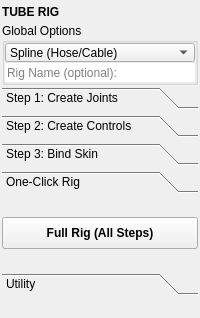
<?xml version="1.0" encoding="UTF-8"?>
<ui version="4.0">
 <class>QtUi</class>
 <widget class="QMainWindow" name="QtUi">
  <property name="geometry">
   <rect>
    <x>0</x>
    <y>0</y>
    <width>200</width>
    <height>316</height>
   </rect>
  </property>
  <property name="tabShape">
   <enum>QTabWidget::Triangular</enum>
  </property>
  <property name="dockNestingEnabled">
   <bool>true</bool>
  </property>
  <property name="dockOptions">
   <set>QMainWindow::AllowNestedDocks|QMainWindow::AllowTabbedDocks|QMainWindow::AnimatedDocks|QMainWindow::ForceTabbedDocks</set>
  </property>
  <widget class="QWidget" name="central_widget">
   <property name="minimumSize">
    <size>
     <width>200</width>
     <height>0</height>
    </size>
   </property>
   <layout class="QVBoxLayout" name="verticalLayout_main">
    <property name="spacing">
     <number>2</number>
    </property>
    <property name="leftMargin">
     <number>2</number>
    </property>
    <property name="topMargin">
     <number>2</number>
    </property>
    <property name="rightMargin">
     <number>2</number>
    </property>
    <property name="bottomMargin">
     <number>2</number>
    </property>
    <item>
     <widget class="Header" name="header">
      <property name="minimumSize">
       <size>
        <width>0</width>
        <height>19</height>
       </size>
      </property>
      <property name="maximumSize">
       <size>
        <width>16777215</width>
        <height>19</height>
       </size>
      </property>
      <property name="font">
       <font>
        <weight>75</weight>
        <bold>true</bold>
       </font>
      </property>
      <property name="text">
       <string>TUBE RIG</string>
      </property>
     </widget>
    </item>
    <item>
     <widget class="QGroupBox" name="groupBox_global">
      <property name="title">
       <string>Global Options</string>
      </property>
      <layout class="QVBoxLayout" name="vLayout_global">
       <property name="spacing">
        <number>1</number>
       </property>
       <property name="leftMargin">
        <number>0</number>
       </property>
       <property name="topMargin">
        <number>0</number>
       </property>
       <property name="rightMargin">
        <number>0</number>
       </property>
       <property name="bottomMargin">
        <number>0</number>
       </property>
       <item>
        <widget class="ComboBox" name="cmb_preset">
         <property name="minimumSize">
          <size>
           <width>0</width>
           <height>19</height>
          </size>
         </property>
         <property name="maximumSize">
          <size>
           <width>16777215</width>
           <height>19</height>
          </size>
         </property>
         <item>
          <property name="text">
           <string>Spline (Hose/Cable)</string>
          </property>
         </item>
         <item>
          <property name="text">
           <string>Anchor (Piston)</string>
          </property>
         </item>
        </widget>
       </item>
       <item>
        <widget class="LineEdit" name="txt000">
         <property name="minimumSize">
          <size>
           <width>0</width>
           <height>19</height>
          </size>
         </property>
         <property name="maximumSize">
          <size>
           <width>16777215</width>
           <height>19</height>
          </size>
         </property>
         <property name="frame">
          <bool>false</bool>
         </property>
         <property name="placeholderText">
          <string>Rig Name (optional):</string>
         </property>
        </widget>
       </item>
      </layout>
     </widget>
    </item>
    <item>
     <widget class="QToolBox" name="toolbox_steps">
      <property name="currentIndex">
       <number>3</number>
      </property>
      <property name="tabSpacing">
       <number>6</number>
      </property>
      <widget class="QWidget" name="page_joints">
       <property name="geometry">
        <rect>
         <x>0</x>
         <y>0</y>
         <width>185</width>
         <height>112</height>
        </rect>
       </property>
       <attribute name="label">
        <string>Step 1: Create Joints</string>
       </attribute>
       <layout class="QVBoxLayout" name="vLayout_joints">
        <property name="spacing">
         <number>1</number>
        </property>
        <property name="leftMargin">
         <number>0</number>
        </property>
        <property name="topMargin">
         <number>0</number>
        </property>
        <property name="rightMargin">
         <number>0</number>
        </property>
        <property name="bottomMargin">
         <number>0</number>
        </property>
        <item>
         <widget class="SpinBox" name="s000">
          <property name="minimumSize">
           <size>
            <width>0</width>
            <height>19</height>
           </size>
          </property>
          <property name="maximumSize">
           <size>
            <width>16777215</width>
            <height>19</height>
           </size>
          </property>
          <property name="buttonSymbols">
           <enum>QAbstractSpinBox::NoButtons</enum>
          </property>
          <property name="prefix">
           <string>Num Joints:	</string>
          </property>
          <property name="minimum">
           <double>-1.000000000000000</double>
          </property>
          <property name="maximum">
           <double>999.000000000000000</double>
          </property>
          <property name="value">
           <double>-1.000000000000000</double>
          </property>
         </widget>
        </item>
        <item>
         <widget class="SpinBox" name="s001">
          <property name="minimumSize">
           <size>
            <width>0</width>
            <height>19</height>
           </size>
          </property>
          <property name="maximumSize">
           <size>
            <width>16777215</width>
            <height>19</height>
           </size>
          </property>
          <property name="buttonSymbols">
           <enum>QAbstractSpinBox::NoButtons</enum>
          </property>
          <property name="prefix">
           <string>Num Controls:	</string>
          </property>
          <property name="minimum">
           <double>2.000000000000000</double>
          </property>
          <property name="maximum">
           <double>99.000000000000000</double>
          </property>
          <property name="value">
           <double>3.000000000000000</double>
          </property>
         </widget>
        </item>
        <item>
         <widget class="SpinBox" name="s002">
          <property name="minimumSize">
           <size>
            <width>0</width>
            <height>19</height>
           </size>
          </property>
          <property name="maximumSize">
           <size>
            <width>16777215</width>
            <height>19</height>
           </size>
          </property>
          <property name="buttonSymbols">
           <enum>QAbstractSpinBox::NoButtons</enum>
          </property>
          <property name="prefix">
           <string>Joint Size:	</string>
          </property>
          <property name="decimals">
           <number>1</number>
          </property>
          <property name="minimum">
           <double>-1.000000000000000</double>
          </property>
          <property name="maximum">
           <double>1000.000000000000000</double>
          </property>
          <property name="value">
           <double>-1.000000000000000</double>
          </property>
         </widget>
        </item>
        <item>
         <widget class="QPushButton" name="chk000">
          <property name="minimumSize">
           <size>
            <width>0</width>
            <height>19</height>
           </size>
          </property>
          <property name="maximumSize">
           <size>
            <width>999</width>
            <height>19</height>
           </size>
          </property>
          <property name="text">
           <string>Reverse Direction</string>
          </property>
          <property name="checkable">
           <bool>true</bool>
          </property>
         </widget>
        </item>
        <item>
         <widget class="QPushButton" name="b001">
          <property name="minimumSize">
           <size>
            <width>0</width>
            <height>32</height>
           </size>
          </property>
          <property name="maximumSize">
           <size>
            <width>999</width>
            <height>28</height>
           </size>
          </property>
          <property name="layoutDirection">
           <enum>Qt::RightToLeft</enum>
          </property>
          <property name="text">
           <string>Create Joints</string>
          </property>
         </widget>
        </item>
       </layout>
      </widget>
      <widget class="QWidget" name="page_controls">
       <property name="geometry">
        <rect>
         <x>0</x>
         <y>0</y>
         <width>106</width>
         <height>132</height>
        </rect>
       </property>
       <attribute name="label">
        <string>Step 2: Create Controls</string>
       </attribute>
       <layout class="QVBoxLayout" name="vLayout_controls">
        <property name="spacing">
         <number>1</number>
        </property>
        <property name="leftMargin">
         <number>0</number>
        </property>
        <property name="topMargin">
         <number>0</number>
        </property>
        <property name="rightMargin">
         <number>0</number>
        </property>
        <property name="bottomMargin">
         <number>0</number>
        </property>
        <item>
         <widget class="QPushButton" name="chk_stretch">
          <property name="minimumSize">
           <size>
            <width>0</width>
            <height>19</height>
           </size>
          </property>
          <property name="maximumSize">
           <size>
            <width>999</width>
            <height>19</height>
           </size>
          </property>
          <property name="text">
           <string>Enable Stretch</string>
          </property>
          <property name="checkable">
           <bool>true</bool>
          </property>
          <property name="checked">
           <bool>true</bool>
          </property>
         </widget>
        </item>
        <item>
         <widget class="QPushButton" name="chk_twist">
          <property name="minimumSize">
           <size>
            <width>0</width>
            <height>19</height>
           </size>
          </property>
          <property name="maximumSize">
           <size>
            <width>999</width>
            <height>19</height>
           </size>
          </property>
          <property name="text">
           <string>Enable Twist</string>
          </property>
          <property name="checkable">
           <bool>true</bool>
          </property>
          <property name="checked">
           <bool>true</bool>
          </property>
         </widget>
        </item>
        <item>
         <widget class="QPushButton" name="chk_squash">
          <property name="minimumSize">
           <size>
            <width>0</width>
            <height>19</height>
           </size>
          </property>
          <property name="maximumSize">
           <size>
            <width>999</width>
            <height>19</height>
           </size>
          </property>
          <property name="text">
           <string>Enable Squash</string>
          </property>
          <property name="checkable">
           <bool>true</bool>
          </property>
          <property name="checked">
           <bool>true</bool>
          </property>
         </widget>
        </item>
        <item>
         <widget class="QPushButton" name="chk_volume">
          <property name="minimumSize">
           <size>
            <width>0</width>
            <height>19</height>
           </size>
          </property>
          <property name="maximumSize">
           <size>
            <width>999</width>
            <height>19</height>
           </size>
          </property>
          <property name="text">
           <string>Volume Preservation</string>
          </property>
          <property name="checkable">
           <bool>true</bool>
          </property>
          <property name="checked">
           <bool>true</bool>
          </property>
         </widget>
        </item>
        <item>
         <widget class="QPushButton" name="chk_auto_bend">
          <property name="minimumSize">
           <size>
            <width>0</width>
            <height>19</height>
           </size>
          </property>
          <property name="maximumSize">
           <size>
            <width>999</width>
            <height>19</height>
           </size>
          </property>
          <property name="text">
           <string>Auto-Bend (Mid)</string>
          </property>
          <property name="checkable">
           <bool>true</bool>
          </property>
         </widget>
        </item>
        <item>
         <widget class="QPushButton" name="b002">
          <property name="minimumSize">
           <size>
            <width>0</width>
            <height>32</height>
           </size>
          </property>
          <property name="maximumSize">
           <size>
            <width>999</width>
            <height>32</height>
           </size>
          </property>
          <property name="layoutDirection">
           <enum>Qt::RightToLeft</enum>
          </property>
          <property name="text">
           <string>Create IK / Controls</string>
          </property>
         </widget>
        </item>
       </layout>
      </widget>
      <widget class="QWidget" name="page_bind">
       <property name="geometry">
        <rect>
         <x>0</x>
         <y>0</y>
         <width>100</width>
         <height>32</height>
        </rect>
       </property>
       <attribute name="label">
        <string>Step 3: Bind Skin</string>
       </attribute>
       <layout class="QVBoxLayout" name="vLayout_bind">
        <property name="spacing">
         <number>1</number>
        </property>
        <property name="leftMargin">
         <number>0</number>
        </property>
        <property name="topMargin">
         <number>0</number>
        </property>
        <property name="rightMargin">
         <number>0</number>
        </property>
        <property name="bottomMargin">
         <number>0</number>
        </property>
        <item>
         <widget class="QPushButton" name="b003">
          <property name="minimumSize">
           <size>
            <width>0</width>
            <height>32</height>
           </size>
          </property>
          <property name="maximumSize">
           <size>
            <width>999</width>
            <height>32</height>
           </size>
          </property>
          <property name="layoutDirection">
           <enum>Qt::RightToLeft</enum>
          </property>
          <property name="text">
           <string>Bind Joints to Mesh</string>
          </property>
         </widget>
        </item>
       </layout>
      </widget>
      <widget class="QWidget" name="page_macro">
       <property name="geometry">
        <rect>
         <x>0</x>
         <y>0</y>
         <width>196</width>
         <height>69</height>
        </rect>
       </property>
       <attribute name="label">
        <string>One-Click Rig</string>
       </attribute>
       <layout class="QVBoxLayout" name="vLayout_macro">
        <property name="spacing">
         <number>1</number>
        </property>
        <property name="leftMargin">
         <number>0</number>
        </property>
        <property name="topMargin">
         <number>0</number>
        </property>
        <property name="rightMargin">
         <number>0</number>
        </property>
        <property name="bottomMargin">
         <number>0</number>
        </property>
        <item>
         <widget class="QPushButton" name="b000">
          <property name="minimumSize">
           <size>
            <width>0</width>
            <height>32</height>
           </size>
          </property>
          <property name="maximumSize">
           <size>
            <width>999</width>
            <height>32</height>
           </size>
          </property>
          <property name="font">
           <font>
            <weight>75</weight>
            <bold>true</bold>
           </font>
          </property>
          <property name="layoutDirection">
           <enum>Qt::RightToLeft</enum>
          </property>
          <property name="text">
           <string>Full Rig (All Steps)</string>
          </property>
         </widget>
        </item>
       </layout>
      </widget>
      <widget class="QWidget" name="page_utility">
       <property name="geometry">
        <rect>
         <x>0</x>
         <y>0</y>
         <width>196</width>
         <height>69</height>
        </rect>
       </property>
       <attribute name="label">
        <string>Utility</string>
       </attribute>
       <layout class="QVBoxLayout" name="vLayout_utility">
        <property name="spacing">
         <number>1</number>
        </property>
        <property name="leftMargin">
         <number>0</number>
        </property>
        <property name="topMargin">
         <number>0</number>
        </property>
        <property name="rightMargin">
         <number>0</number>
        </property>
        <property name="bottomMargin">
         <number>0</number>
        </property>
        <item>
         <widget class="QPushButton" name="b004">
          <property name="minimumSize">
           <size>
            <width>0</width>
            <height>32</height>
           </size>
          </property>
          <property name="maximumSize">
           <size>
            <width>999</width>
            <height>32</height>
           </size>
          </property>
          <property name="layoutDirection">
           <enum>Qt::RightToLeft</enum>
          </property>
          <property name="text">
           <string>Add End Constraints</string>
          </property>
         </widget>
        </item>
        <item>
         <widget class="QPushButton" name="b005">
          <property name="minimumSize">
           <size>
            <width>0</width>
            <height>32</height>
           </size>
          </property>
          <property name="maximumSize">
           <size>
            <width>999</width>
            <height>32</height>
           </size>
          </property>
          <property name="layoutDirection">
           <enum>Qt::RightToLeft</enum>
          </property>
          <property name="text">
           <string>Remove Rig</string>
          </property>
         </widget>
        </item>
        <item>
         <widget class="QPushButton" name="b006">
          <property name="minimumSize">
           <size>
            <width>0</width>
            <height>32</height>
           </size>
          </property>
          <property name="maximumSize">
           <size>
            <width>999</width>
            <height>32</height>
           </size>
          </property>
          <property name="layoutDirection">
           <enum>Qt::RightToLeft</enum>
          </property>
          <property name="text">
           <string>Rename Rig</string>
          </property>
         </widget>
        </item>
        <item>
         <widget class="QPushButton" name="b007">
          <property name="minimumSize">
           <size>
            <width>0</width>
            <height>32</height>
           </size>
          </property>
          <property name="maximumSize">
           <size>
            <width>999</width>
            <height>32</height>
           </size>
          </property>
          <property name="layoutDirection">
           <enum>Qt::RightToLeft</enum>
          </property>
          <property name="text">
           <string>Rebind Skin</string>
          </property>
         </widget>
        </item>
       </layout>
      </widget>
     </widget>
    </item>
    <item>
     <spacer name="verticalSpacer">
      <property name="orientation">
       <enum>Qt::Vertical</enum>
      </property>
      <property name="sizeHint" stdset="0">
       <size>
        <width>0</width>
        <height>10</height>
       </size>
      </property>
     </spacer>
    </item>
    <item>
     <widget class="Footer" name="footer" native="true">
      <property name="minimumSize">
       <size>
        <width>0</width>
        <height>19</height>
       </size>
      </property>
      <property name="maximumSize">
       <size>
        <width>16777215</width>
        <height>19</height>
       </size>
      </property>
     </widget>
    </item>
   </layout>
  </widget>
 </widget>
 <customwidgets>
  <customwidget>
   <class>Footer</class>
   <extends>QWidget</extends>
   <header>uitk.widgets.footer</header>
  </customwidget>
  <customwidget>
   <class>Header</class>
   <extends>QLabel</extends>
   <header>uitk.widgets.header.Header.h</header>
  </customwidget>
  <customwidget>
   <class>LineEdit</class>
   <extends>QLineEdit</extends>
   <header>widgets.lineedit.h</header>
  </customwidget>
  <customwidget>
   <class>SpinBox</class>
   <extends>QDoubleSpinBox</extends>
   <header>uitk.widgets.spinBox</header>
   <container>1</container>
  </customwidget>
  <customwidget>
   <class>ComboBox</class>
   <extends>QComboBox</extends>
   <header>uitk.widgets.comboBox.ComboBox.h</header>
  </customwidget>
 </customwidgets>
 <resources/>
 <connections/>
</ui>
